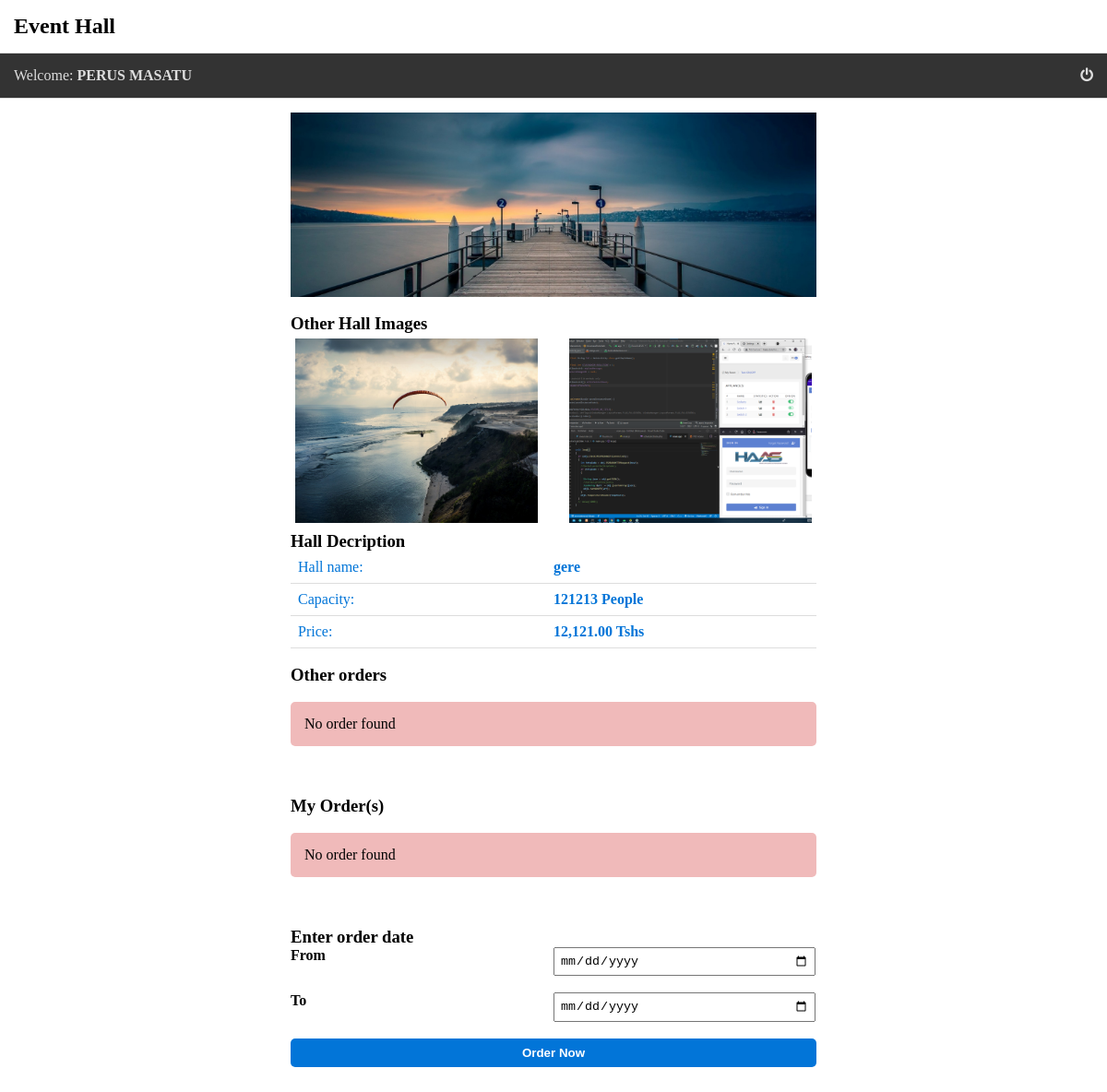
The app's page /order-details.php?hall_id=22 (signed in) with its own data.
### tables this page shows
CREATE TABLE `hall` (
  `id` int(11) NOT NULL,
  `hall_name` varchar(255) NOT NULL,
  `capacity` int(11) NOT NULL,
  `price` float NOT NULL,
  `description` varchar(1000) NOT NULL,
  `hall_picture` varchar(255) NOT NULL,
  `manager_id` int(11) NOT NULL
);

CREATE TABLE `related_hall` (
  `id` int(11) NOT NULL,
  `filename` varchar(255) DEFAULT NULL,
  `hall_id` int(11) NOT NULL
);

### order-details.php (the view, shortened to what this page needs)
<?php
    require "php/dbconn.php";
    $hall_id = $_GET['hall_id'];
    $user_id = $_SESSION['user_id'];
    $data = $conn->query("SELECT * FROM hall where id = '$hall_id'");
    $today = date('Y-m-d');
    $active_date = $conn->query("SELECT * FROM customer_order WHERE end_date >= '$today' AND hall_id = '$hall_id' AND cust_id != '$user_id' ORDER BY start_date");
    $total_dates = mysqli_num_rows($active_date);
    $my_orders = $conn->query("SELECT * FROM customer_order WHERE end_date >= '$today' AND hall_id = '$hall_id' AND cust_id = '$user_id' ORDER BY start_date");
    $total_my_orders = mysqli_num_rows($my_orders);
?>
<!DOCTYPE html>
<html lang="en">
<head>
    <link rel="stylesheet" href="css/default/awesome/css/font-awesome.min.css">
    <link rel="stylesheet" href="css/default.min.css">
    <link rel="stylesheet" href="css/style.css">
</head>
<body>
    <header class="pad-15 underline">
        <h2>Event Hall</h2>
    </header>
    <?php require "intro.php"; ?>
    <main class="flow-y-auto order-page manager-page">
        <div class="hall-frame pad-15">
            <?php foreach ($data as $row) { ?>
            <div class="img">
                <img src="image/hall/<?=$row['hall_picture']?>">
            </div>
            <br>
            <h3>Other Hall Images</h3>
            <div class="grid-auto other-images">
                <?php
                $hall_id = $row['id'];
                    $otherIMG = $conn->query(("SELECT * FROM related_hall WHERE hall_id = '$hall_id'"));
                    foreach($otherIMG as $result){
                ?>
                <div class="pad-5"><img src="image/hall/<?=$result['filename']?>"></div>
                <?php } ?>
            </div>
            <h3>Hall Decription</h3>
            <div class="hall-button fle">
                <div class="flex-1">
                    <div class="txt-blue flex underline pad-8"><span class="flex-1">Hall name:</span> <span class="bold flex-1"><?=$row['hall_name']?></span></div>
                    <div class="txt-blue flex underline pad-8"><span class="flex-1">Capacity:</span> <span class="bold flex-1"><?=$row['capacity']?> People</span></div>
                    <div class="txt-blue flex underline pad-8"><span class="flex-1">Price:</span> <span class="bold flex-1"><?=number_format($row['price'], 2)?> Tshs</span>
                    </div>
                </div>
                <br>
            </div>
            <?php } ?>
            <div class="ordered-date">
                <h3>Other orders</h3><br>
                <?php if ($total_dates > 0) { ?>
                <table class="wt-100" cellspacing=0>
                    <tr class="bg-333 txt-ddd">
                        <th>#</th>
                        <th>Starting Date</th>
                        <th>Ending Date</th>
                    </tr>
                    <?php $i=1; foreach($active_date as $row) { ?>
                    <tr>
                        <td align=center><?=$i?></td>
                        <td align=center><?=$row['start_date']?></td>
                        <td align=center><?=$row['end_date']?></td>
                    </tr>
                    <?php $i++; } ?>
                </table>
                <?php } else { ?>
                <div class="alert-danger pad-15">No order found</div>
                <?php } ?>
                    <br>
            </div>
            <br><br>
            <div class="ordered-date">
                <h3>My Order(s)</h3><br>
                <?php if ($total_my_orders > 0) { ?>
                <table class="wt-100" cellspacing=0>
                    <tr class="bg-333 txt-ddd">
                        <th>#</th>
                        <th>Starting Date</th>
                        <th>Ending Date</th>
                        <th>Status</th>
                        <th>Action</th>
                    </tr>
                    <?php $i=1; foreach($my_orders as $row) { ?>
                    <tr>
                        <td align=center><?=$i?></td>
                        <td align=center><?=$row['start_date']?></td>
                        <td align=center><?=$row['end_date']?></td>
                        <td align=center><?=$row['status']?></a></td>
                        <td align=center><a href="delete-order.php?orderId=<?=$row['id']?>&hall_id=<?=$hall_id?>"><span class="fa fa-times-circle txt-red"></span></a></td>
                    </tr>
                    <?php $i++; } ?>
                </table>
                <?php } else { ?>
                <div class="alert-danger pad-15">No order found</div>
                <?php } ?>
                    <br>
            </div>
            <br><br>
            <form action="php/make-order.php?total_order=<?=$total_dates?>" method="post">
                <div>
                    <h3>Enter order date</h3>
                    <div class="flex">
                        <div class="flex-1"><label for="form" class="flex-left flex-1">From</label></div>
                        <div class="flex-1"><input type="date" name="from" min="<?=date('Y-m-d')?>" id="from" required></div>
                    </div><br>
                    <div class="flex">
                        <div class="flex-1"><label for="form" class="flex-left flex-1">To</label></div>
                        <div class="flex-1"><input type="date" name="to" min="<?=date('Y-m-d')?>" id="to" required></div>
                    </div><br>
                </div>
                <div class="flex-center">
                    <button class="btn btn-blue round-5 wt-100 flex-center">Order Now</button>
                </div>
                <br>
            </form>
        </div><br><br>
    </main>
</body>
</html>

### css/style.css (style rules this page uses)
main { height: calc(100% - 118px); }
.hall-frame { height: 250px; }
.order-page .hall-frame img { width: calc(100% - 0px) }
.hall-frame .img { height: 80%; }
.order-page .hall-frame .img { height: 80%; }
.hall-frame img { height: 100%; width: 100%; object-fit: cover; }
.hall-button { background: #ddd; }
.order-page .hall-button { background: white; }
input { width: calc(100% - 15px); }
label { font-weight: bold; }
@media only screen and (min-width: 992px) { .manager-page { width: 600px; margin: auto; } }

### order-details.php (style rules this page uses)
.other-images img { width: 100%; height: 200px; }
.other-images { width: 100%; }

### records on screen
hall: hall_picture (picture), hall_name "gere", capacity "121213", price "12,121.00"
related_hall: filename (picture)
related_hall: filename (picture)

### other values on screen
$_SESSION['username'] "PERUS MASATU"
